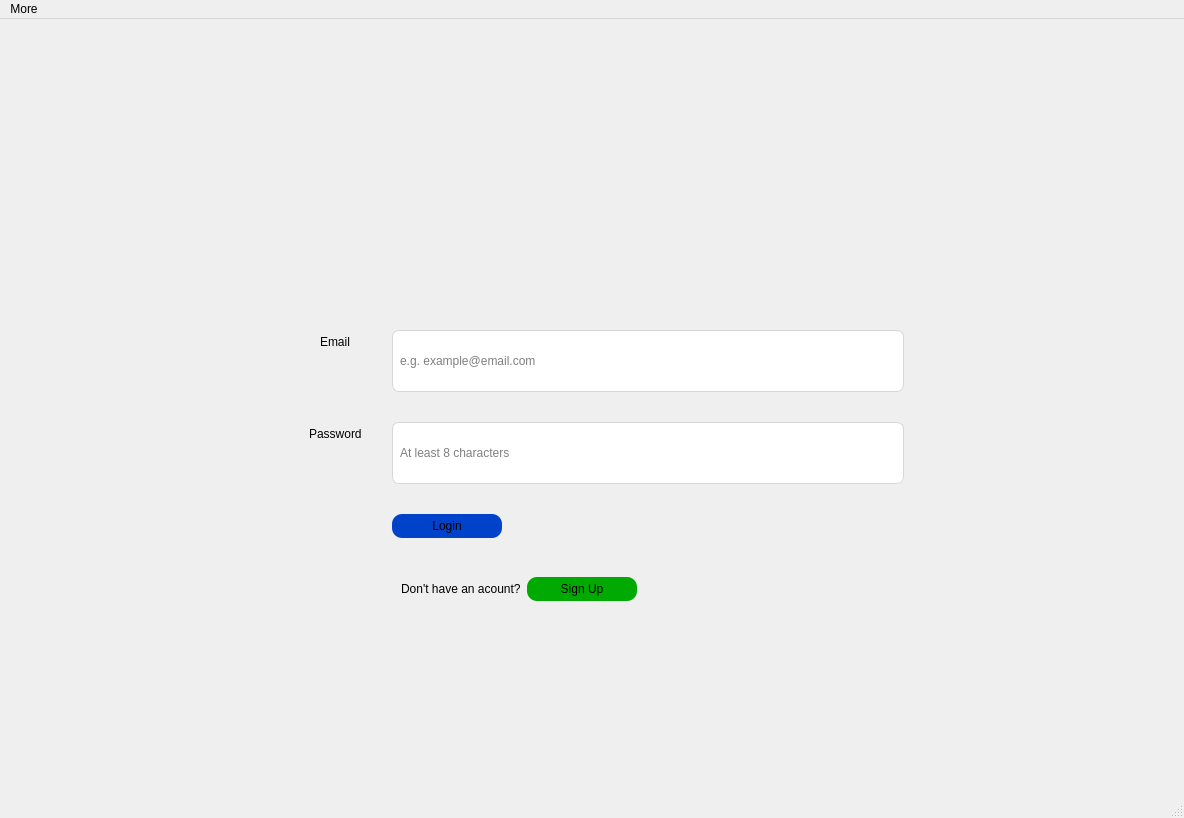
<?xml version="1.0" encoding="UTF-8"?>
<ui version="4.0">
 <class>MainWindow</class>
 <widget class="QMainWindow" name="MainWindow">
  <property name="geometry">
   <rect>
    <x>0</x>
    <y>0</y>
    <width>1184</width>
    <height>818</height>
   </rect>
  </property>
  <property name="windowTitle">
   <string>MainWindow</string>
  </property>
  <property name="layoutDirection">
   <enum>Qt::LeftToRight</enum>
  </property>
  <property name="styleSheet">
   <string notr="true">QGroupBox {
border : none;
}

QPushButton {
color:&quot;White&quot;;
font: 12pt &quot;Times New Roman&quot;;
background-color: rgb(0, 67, 202);
border-radius: 10px;
padding: 5px;
width : 100%;
}

QPushButton:hover {
font-size : 15pt &quot;Times New Roman&quot;;
}

QLabel {
font: 13pt &quot;Times New Roman&quot;;
}

QLineEdit{
font: 10pt &quot;Times New Roman&quot;;
border : 1px solid rgb(214, 214, 214);
border-radius : 7px;
padding : 5px;
width : 500%;
height : 50%;
}

/*
QLineEdit:focus{
background :rgb(149, 149, 149);
}
*/

QLineEdit:hover{
border : 2px solid  rgb(171, 203, 233);
}</string>
  </property>
  <widget class="QWidget" name="centralwidget">
   <layout class="QVBoxLayout" name="verticalLayout">
    <item>
     <widget class="QLabel" name="bt_image">
      <property name="sizePolicy">
       <sizepolicy hsizetype="Preferred" vsizetype="Preferred">
        <horstretch>0</horstretch>
        <verstretch>2</verstretch>
       </sizepolicy>
      </property>
      <property name="styleSheet">
       <string notr="true"/>
      </property>
      <property name="text">
       <string/>
      </property>
     </widget>
    </item>
    <item>
     <widget class="QLabel" name="label_6">
      <property name="text">
       <string/>
      </property>
     </widget>
    </item>
    <item>
     <widget class="QGroupBox" name="groupBox">
      <property name="sizePolicy">
       <sizepolicy hsizetype="Preferred" vsizetype="Preferred">
        <horstretch>0</horstretch>
        <verstretch>4</verstretch>
       </sizepolicy>
      </property>
      <property name="acceptDrops">
       <bool>false</bool>
      </property>
      <property name="toolTip">
       <string>&lt;html&gt;&lt;head/&gt;&lt;body&gt;&lt;p align=&quot;center&quot;&gt;&lt;br/&gt;&lt;/p&gt;&lt;/body&gt;&lt;/html&gt;</string>
      </property>
      <property name="layoutDirection">
       <enum>Qt::LeftToRight</enum>
      </property>
      <property name="styleSheet">
       <string notr="true"/>
      </property>
      <property name="title">
       <string/>
      </property>
      <layout class="QFormLayout" name="formLayout">
       <property name="fieldGrowthPolicy">
        <enum>QFormLayout::FieldsStayAtSizeHint</enum>
       </property>
       <property name="rowWrapPolicy">
        <enum>QFormLayout::DontWrapRows</enum>
       </property>
       <property name="labelAlignment">
        <set>Qt::AlignCenter</set>
       </property>
       <property name="formAlignment">
        <set>Qt::AlignCenter</set>
       </property>
       <property name="horizontalSpacing">
        <number>30</number>
       </property>
       <property name="verticalSpacing">
        <number>30</number>
       </property>
       <item row="0" column="0">
        <widget class="QLabel" name="label">
         <property name="text">
          <string>Email</string>
         </property>
        </widget>
       </item>
       <item row="0" column="1">
        <widget class="QLineEdit" name="email_field">
         <property name="contextMenuPolicy">
          <enum>Qt::DefaultContextMenu</enum>
         </property>
         <property name="styleSheet">
          <string notr="true">font: 14pt &quot;Times New Roman&quot;;</string>
         </property>
         <property name="dragEnabled">
          <bool>false</bool>
         </property>
         <property name="placeholderText">
          <string>e.g. example@email.com</string>
         </property>
        </widget>
       </item>
       <item row="1" column="0">
        <widget class="QLabel" name="label_2">
         <property name="text">
          <string>Password</string>
         </property>
        </widget>
       </item>
       <item row="1" column="1">
        <widget class="QLineEdit" name="password_field">
         <property name="styleSheet">
          <string notr="true">font: 14pt &quot;Times New Roman&quot;;</string>
         </property>
         <property name="inputMethodHints">
          <set>Qt::ImhHiddenText|Qt::ImhNoAutoUppercase|Qt::ImhNoPredictiveText|Qt::ImhSensitiveData</set>
         </property>
         <property name="frame">
          <bool>false</bool>
         </property>
         <property name="echoMode">
          <enum>QLineEdit::Password</enum>
         </property>
         <property name="placeholderText">
          <string>At least 8 characters</string>
         </property>
        </widget>
       </item>
       <item row="2" column="1">
        <widget class="QPushButton" name="login_button">
         <property name="cursor">
          <cursorShape>PointingHandCursor</cursorShape>
         </property>
         <property name="focusPolicy">
          <enum>Qt::NoFocus</enum>
         </property>
         <property name="contextMenuPolicy">
          <enum>Qt::DefaultContextMenu</enum>
         </property>
         <property name="layoutDirection">
          <enum>Qt::LeftToRight</enum>
         </property>
         <property name="autoFillBackground">
          <bool>false</bool>
         </property>
         <property name="styleSheet">
          <string notr="true"/>
         </property>
         <property name="text">
          <string>Login</string>
         </property>
         <property name="shortcut">
          <string>Return</string>
         </property>
        </widget>
       </item>
       <item row="3" column="1">
        <widget class="QGroupBox" name="groupBox_2">
         <property name="title">
          <string/>
         </property>
         <layout class="QFormLayout" name="formLayout_2">
          <item row="0" column="0">
           <widget class="QLabel" name="label_3">
            <property name="text">
             <string>Don't have an acount?</string>
            </property>
           </widget>
          </item>
          <item row="0" column="1">
           <widget class="QPushButton" name="signup_button">
            <property name="cursor">
             <cursorShape>PointingHandCursor</cursorShape>
            </property>
            <property name="focusPolicy">
             <enum>Qt::NoFocus</enum>
            </property>
            <property name="styleSheet">
             <string notr="true">background: rgb(0, 170, 0);</string>
            </property>
            <property name="text">
             <string>Sign Up</string>
            </property>
           </widget>
          </item>
         </layout>
        </widget>
       </item>
      </layout>
     </widget>
    </item>
    <item>
     <widget class="QLabel" name="label_5">
      <property name="sizePolicy">
       <sizepolicy hsizetype="Preferred" vsizetype="Preferred">
        <horstretch>0</horstretch>
        <verstretch>1</verstretch>
       </sizepolicy>
      </property>
      <property name="text">
       <string/>
      </property>
     </widget>
    </item>
   </layout>
  </widget>
  <widget class="QMenuBar" name="menubar">
   <property name="geometry">
    <rect>
     <x>0</x>
     <y>0</y>
     <width>1184</width>
     <height>26</height>
    </rect>
   </property>
   <widget class="QMenu" name="menufile">
    <property name="title">
     <string>More</string>
    </property>
    <widget class="QMenu" name="menuTheme">
     <property name="title">
      <string>Theme</string>
     </property>
     <addaction name="actionLightMode"/>
     <addaction name="actionDarkMode"/>
    </widget>
    <addaction name="menuTheme"/>
    <addaction name="actionQuit"/>
   </widget>
   <addaction name="menufile"/>
  </widget>
  <widget class="QStatusBar" name="statusbar"/>
  <action name="actionQuit">
   <property name="text">
    <string>Quit</string>
   </property>
  </action>
  <action name="actionDarkMode">
   <property name="text">
    <string>Dark Mode</string>
   </property>
  </action>
  <action name="actionnor">
   <property name="text">
    <string>nor</string>
   </property>
  </action>
  <action name="actionLightMode">
   <property name="text">
    <string>Light Mode</string>
   </property>
  </action>
 </widget>
 <resources/>
 <connections/>
</ui>
